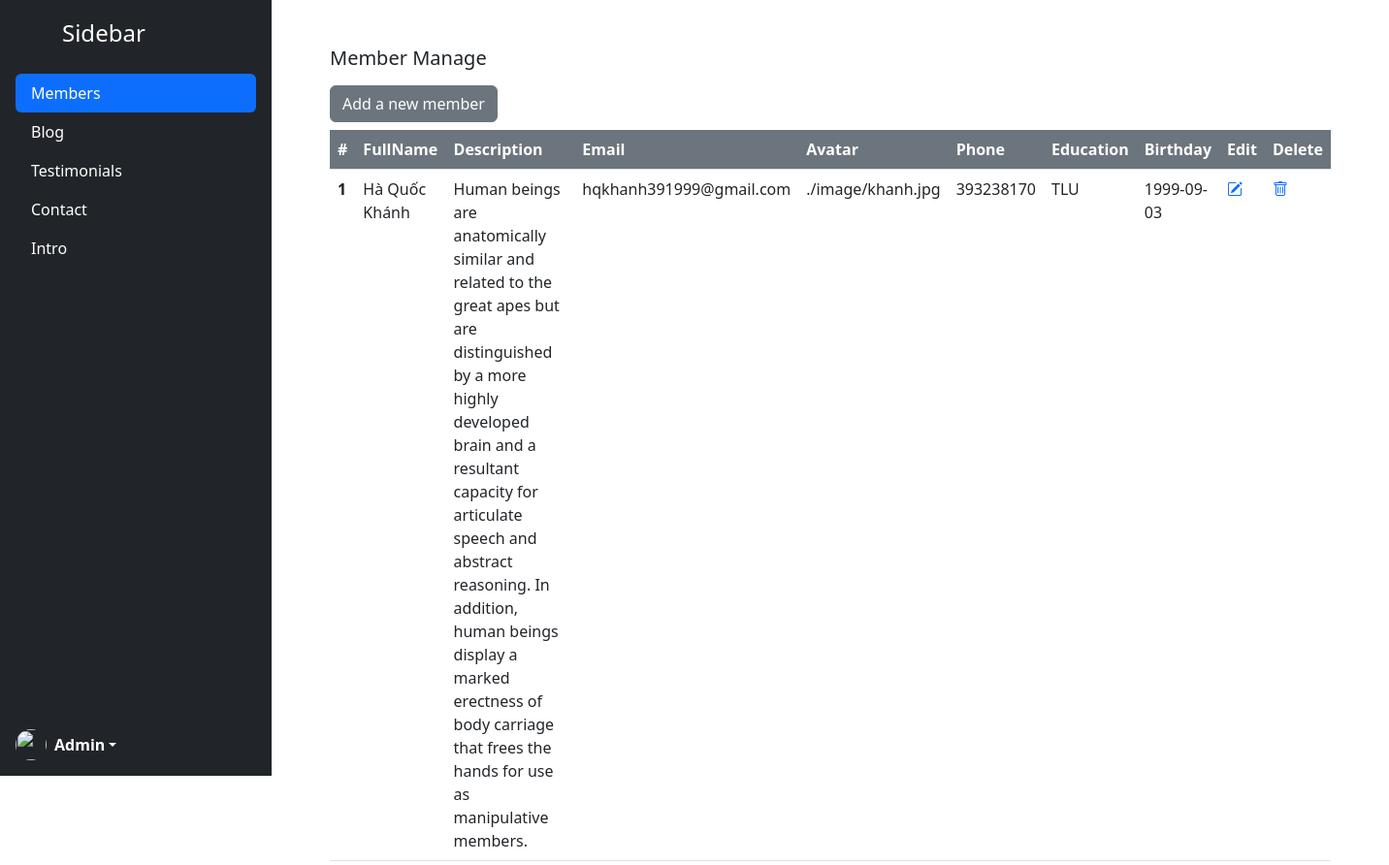
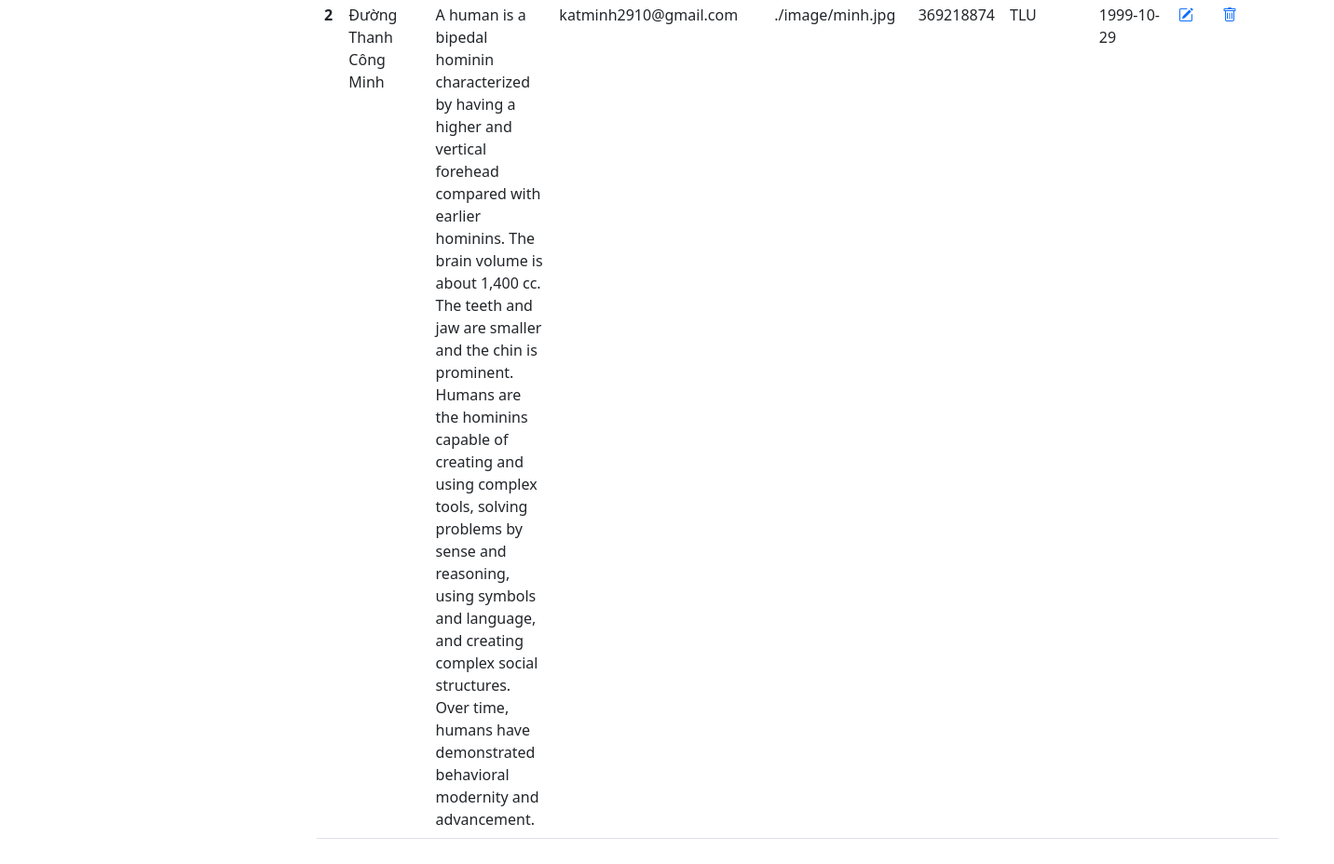
/admin/member.php, run on the app's committed database (2 pictures, top to bottom).
### tables this page shows
CREATE TABLE `members` (
  `id_member` int(11) NOT NULL,
  `fullname` varchar(50) NOT NULL,
  `description` text NOT NULL,
  `email` varchar(100) NOT NULL,
  `image` varchar(255) NOT NULL,
  `phone` int(11) NOT NULL,
  `birthday` date NOT NULL,
  `education` varchar(100) NOT NULL
);

### admin/function.php (called while the page is built, shortened)
<?php
function getMember(){
    $conn = mysqli_connect("localhost","root","", "btl_cv");
    $sql = 'SELECT * FROM members';
    $result = mysqli_query($conn, $sql);
    $data =[];
    while($row = mysqli_fetch_assoc($result)){
        array_push($data,$row);
    }
    return $data;
}
?>

### admin/member.php (the view, shortened to what this page needs)
<?php
include "function.php";
$members = getMember();
?>
<!DOCTYPE html>
<html lang="en">
<head>
    <link href="https://cdn.jsdelivr.net/npm/bootstrap@5.2.0-beta1/dist/css/bootstrap.min.css" rel="stylesheet">
    <link rel="stylesheet" href="./style.css">
    <link rel="stylesheet" href="https://cdn.jsdelivr.net/npm/bootstrap-icons@1.8.3/font/bootstrap-icons.css">
</head>
<body?>
    <div class="d-flex">
        <div class="d-flex sticky-top flex-column flex-shrink-0 p-3 text-white bg-dark" style="width: 280px; height:100vh;">
            <a href="/" class="d-flex align-items-center mb-3 mb-md-0 me-md-auto text-white text-decoration-none">
                <svg class="bi pe-none me-2" width="40" height="32"><use xlink:href="#bootstrap"/></svg>
                <span class="fs-4">Sidebar</span>
            </a>
            <ul class="nav nav-pills flex-column mb-auto py-4">
                <li class="nav-item">
                    <a href="./member.php" class="nav-link active" aria-current="page">
                    Members
                    </a>
                </li>
                <li>
                    <a href="./blog.php" class="nav-link text-white">
                    Blog
                    </a>
                </li>
                <li>
                    <a href="./testimonial.php" class="nav-link text-white">
                    Testimonials
                    </a>
                </li>
                <li>
                    <a href="./contact.php" class="nav-link text-white">
                    Contact
                    </a>
                </li>
                <li>
                    <a href="./intro.php" class="nav-link text-white">
                    Intro
                    </a>
                </li>
            </ul>
            <div class="dropdown">
                <a href="#" class="d-flex align-items-center text-white text-decoration-none dropdown-toggle" id="dropdownUser1" data-bs-toggle="dropdown" aria-expanded="false">
                    <img src="https://github.com/mdo.png" alt="" width="32" height="32" class="rounded-circle me-2">
                    <strong>Admin</strong>
                </a>
            </div>
        </div>
        <div  class="container-fluid">
        <div class="flex-grow-1">
            <div class="p-5">
                <h5>
                    Member Manage
                </h5>
                <a href="./addmember.php" class="btn btn-secondary my-2" >Add a new member</a>
                <table class="table">
                    <thead class="bg-secondary text-white">
                        <tr>
                            <th scope="col">#</th>
                            <th scope="col">FullName</th>
                            <th scope="col">Description</th>
                            <th scope="col">Email</th>
                            <th scope="col">Avatar</th>
                            <th scope="col">Phone</th>
                            <th scope="col">Education</th>
                            <th scope="col">Birthday</th>
                            <th scope="col">Edit</th>
                            <th scope="col">Delete</th>
                        </tr>
                    </thead>
                    <tbody>
                        <?php
                        $index=1;
                        foreach ($members as $member) {
                        ?>
                        <tr>
                            <th scope="row"><?= $index ?></th>
                            <td><?=$member['fullname']?></td>
                            <td><?=$member['description']?></td>
                            <td><?=$member['email']?></td>
                            <td><?=$member['image']?></td>
                            <td><?=$member['phone']?></td>
                            <td><?=$member['education']?></td>
                            <td><?=$member['birthday']?></td>
                            <td>
                                <a href="./editmember.php?id=<?=$member['id_member']?>"><i class="bi bi-pencil-square"></i></a>
                            </td>
                            <td>
                                <a href="./delmember.php?id=<?=$member['id_member']?>"><i class="bi bi-trash"></i></a>
                            </td>
                        </tr>
                        <?php
                            $index++;
                        }
                        ?>
                    </tbody>
                </table>
    </div>
</div>
        </div>
    </div>
</body>

### data on the page
members: fullname "Hà Quốc Khánh", description "Human beings are anatomically similar and related to the great apes but are distinguished by a more highly developed brain and a resultant capacity for articulate speech and abstract reasoning. In addition, human beings display a marked erectness of body carriage that frees the hands for use as manipulative members.", email "hqkhanh391999@gmail.com", image "./image/khanh.jpg", phone "393238170", education "TLU", birthday "1999-09-03"
members: fullname "Đường Thanh Công Minh", description "A human is a bipedal hominin characterized by having a higher and vertical forehead compared with earlier hominins. The brain volume is about 1,400 cc. The teeth and jaw are smaller and the chin is prominent. Humans are the hominins capable of creating and using complex tools, solving problems by sense and reasoning, using symbols and language, and creating complex social structures. Over time, humans have demonstrated behavioral modernity and advancement.", email "katminh2910@gmail.com", image "./image/minh.jpg", phone "369218874", education "TLU", birthday "1999-10-29"
